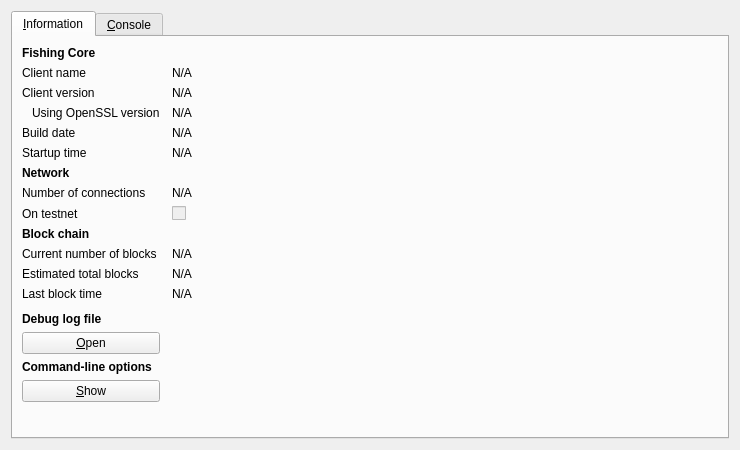
<?xml version="1.0" encoding="UTF-8"?>
<ui version="4.0">
 <class>RPCConsole</class>
 <widget class="QDialog" name="RPCConsole">
  <property name="geometry">
   <rect>
    <x>0</x>
    <y>0</y>
    <width>740</width>
    <height>450</height>
   </rect>
  </property>
  <property name="windowTitle">
   <string>Fishing - Debug window</string>
  </property>
  <layout class="QVBoxLayout" name="verticalLayout_2">
   <item>
    <widget class="QTabWidget" name="tabWidget">
     <property name="currentIndex">
      <number>0</number>
     </property>
     <widget class="QWidget" name="tab_info">
      <attribute name="title">
       <string>&amp;Information</string>
      </attribute>
      <layout class="QGridLayout" name="gridLayout" columnstretch="0,1">
       <property name="horizontalSpacing">
        <number>12</number>
       </property>
       <item row="0" column="0">
        <widget class="QLabel" name="label_9">
         <property name="font">
          <font>
           <weight>75</weight>
           <bold>true</bold>
          </font>
         </property>
         <property name="text">
          <string>Fishing Core</string>
         </property>
        </widget>
       </item>
       <item row="1" column="0">
        <widget class="QLabel" name="label_5">
         <property name="text">
          <string>Client name</string>
         </property>
        </widget>
       </item>
       <item row="1" column="1">
        <widget class="QLabel" name="clientName">
         <property name="cursor">
          <cursorShape>IBeamCursor</cursorShape>
         </property>
         <property name="text">
          <string>N/A</string>
         </property>
         <property name="textFormat">
          <enum>Qt::PlainText</enum>
         </property>
         <property name="textInteractionFlags">
          <set>Qt::LinksAccessibleByMouse|Qt::TextSelectableByKeyboard|Qt::TextSelectableByMouse</set>
         </property>
        </widget>
       </item>
       <item row="2" column="0">
        <widget class="QLabel" name="label_6">
         <property name="text">
          <string>Client version</string>
         </property>
        </widget>
       </item>
       <item row="2" column="1">
        <widget class="QLabel" name="clientVersion">
         <property name="cursor">
          <cursorShape>IBeamCursor</cursorShape>
         </property>
         <property name="text">
          <string>N/A</string>
         </property>
         <property name="textFormat">
          <enum>Qt::PlainText</enum>
         </property>
         <property name="textInteractionFlags">
          <set>Qt::LinksAccessibleByMouse|Qt::TextSelectableByKeyboard|Qt::TextSelectableByMouse</set>
         </property>
        </widget>
       </item>
       <item row="3" column="0">
        <widget class="QLabel" name="label_14">
         <property name="text">
          <string>Using OpenSSL version</string>
         </property>
         <property name="indent">
          <number>10</number>
         </property>
        </widget>
       </item>
       <item row="3" column="1">
        <widget class="QLabel" name="openSSLVersion">
         <property name="cursor">
          <cursorShape>IBeamCursor</cursorShape>
         </property>
         <property name="text">
          <string>N/A</string>
         </property>
         <property name="textFormat">
          <enum>Qt::PlainText</enum>
         </property>
         <property name="textInteractionFlags">
          <set>Qt::LinksAccessibleByMouse|Qt::TextSelectableByKeyboard|Qt::TextSelectableByMouse</set>
         </property>
        </widget>
       </item>
       <item row="4" column="0">
        <widget class="QLabel" name="label_12">
         <property name="text">
          <string>Build date</string>
         </property>
        </widget>
       </item>
       <item row="4" column="1">
        <widget class="QLabel" name="buildDate">
         <property name="cursor">
          <cursorShape>IBeamCursor</cursorShape>
         </property>
         <property name="text">
          <string>N/A</string>
         </property>
         <property name="textFormat">
          <enum>Qt::PlainText</enum>
         </property>
         <property name="textInteractionFlags">
          <set>Qt::LinksAccessibleByMouse|Qt::TextSelectableByKeyboard|Qt::TextSelectableByMouse</set>
         </property>
        </widget>
       </item>
       <item row="5" column="0">
        <widget class="QLabel" name="label_13">
         <property name="text">
          <string>Startup time</string>
         </property>
        </widget>
       </item>
       <item row="5" column="1">
        <widget class="QLabel" name="startupTime">
         <property name="cursor">
          <cursorShape>IBeamCursor</cursorShape>
         </property>
         <property name="text">
          <string>N/A</string>
         </property>
         <property name="textFormat">
          <enum>Qt::PlainText</enum>
         </property>
         <property name="textInteractionFlags">
          <set>Qt::LinksAccessibleByMouse|Qt::TextSelectableByKeyboard|Qt::TextSelectableByMouse</set>
         </property>
        </widget>
       </item>
       <item row="6" column="0">
        <widget class="QLabel" name="label_11">
         <property name="font">
          <font>
           <weight>75</weight>
           <bold>true</bold>
          </font>
         </property>
         <property name="text">
          <string>Network</string>
         </property>
        </widget>
       </item>
       <item row="7" column="0">
        <widget class="QLabel" name="label_7">
         <property name="text">
          <string>Number of connections</string>
         </property>
        </widget>
       </item>
       <item row="7" column="1">
        <widget class="QLabel" name="numberOfConnections">
         <property name="cursor">
          <cursorShape>IBeamCursor</cursorShape>
         </property>
         <property name="text">
          <string>N/A</string>
         </property>
         <property name="textFormat">
          <enum>Qt::PlainText</enum>
         </property>
         <property name="textInteractionFlags">
          <set>Qt::LinksAccessibleByMouse|Qt::TextSelectableByKeyboard|Qt::TextSelectableByMouse</set>
         </property>
        </widget>
       </item>
       <item row="8" column="0">
        <widget class="QLabel" name="label_8">
         <property name="text">
          <string>On testnet</string>
         </property>
        </widget>
       </item>
       <item row="8" column="1">
        <widget class="QCheckBox" name="isTestNet">
         <property name="enabled">
          <bool>false</bool>
         </property>
         <property name="text">
          <string/>
         </property>
        </widget>
       </item>
       <item row="9" column="0">
        <widget class="QLabel" name="label_10">
         <property name="font">
          <font>
           <weight>75</weight>
           <bold>true</bold>
          </font>
         </property>
         <property name="text">
          <string>Block chain</string>
         </property>
        </widget>
       </item>
       <item row="10" column="0">
        <widget class="QLabel" name="label_3">
         <property name="text">
          <string>Current number of blocks</string>
         </property>
        </widget>
       </item>
       <item row="10" column="1">
        <widget class="QLabel" name="numberOfBlocks">
         <property name="cursor">
          <cursorShape>IBeamCursor</cursorShape>
         </property>
         <property name="text">
          <string>N/A</string>
         </property>
         <property name="textFormat">
          <enum>Qt::PlainText</enum>
         </property>
         <property name="textInteractionFlags">
          <set>Qt::LinksAccessibleByMouse|Qt::TextSelectableByKeyboard|Qt::TextSelectableByMouse</set>
         </property>
        </widget>
       </item>
       <item row="11" column="0">
        <widget class="QLabel" name="label_4">
         <property name="text">
          <string>Estimated total blocks</string>
         </property>
        </widget>
       </item>
       <item row="11" column="1">
        <widget class="QLabel" name="totalBlocks">
         <property name="cursor">
          <cursorShape>IBeamCursor</cursorShape>
         </property>
         <property name="text">
          <string>N/A</string>
         </property>
         <property name="textFormat">
          <enum>Qt::PlainText</enum>
         </property>
         <property name="textInteractionFlags">
          <set>Qt::LinksAccessibleByMouse|Qt::TextSelectableByKeyboard|Qt::TextSelectableByMouse</set>
         </property>
        </widget>
       </item>
       <item row="12" column="0">
        <widget class="QLabel" name="label_2">
         <property name="text">
          <string>Last block time</string>
         </property>
        </widget>
       </item>
       <item row="12" column="1">
        <widget class="QLabel" name="lastBlockTime">
         <property name="cursor">
          <cursorShape>IBeamCursor</cursorShape>
         </property>
         <property name="text">
          <string>N/A</string>
         </property>
         <property name="textFormat">
          <enum>Qt::PlainText</enum>
         </property>
         <property name="textInteractionFlags">
          <set>Qt::LinksAccessibleByMouse|Qt::TextSelectableByKeyboard|Qt::TextSelectableByMouse</set>
         </property>
        </widget>
       </item>
       <item row="13" column="0">
        <spacer name="verticalSpacer_2">
         <property name="orientation">
          <enum>Qt::Vertical</enum>
         </property>
         <property name="sizeHint" stdset="0">
          <size>
           <width>20</width>
           <height>20</height>
          </size>
         </property>
        </spacer>
       </item>
       <item row="14" column="0">
        <widget class="QLabel" name="labelDebugLogfile">
         <property name="font">
          <font>
           <weight>75</weight>
           <bold>true</bold>
          </font>
         </property>
         <property name="text">
          <string>Debug log file</string>
         </property>
        </widget>
       </item>
       <item row="15" column="0">
        <widget class="QPushButton" name="openDebugLogfileButton">
         <property name="toolTip">
          <string>Open the Fishing debug log file from the current data directory. This can take a few seconds for large log files.</string>
         </property>
         <property name="text">
          <string>&amp;Open</string>
         </property>
         <property name="autoDefault">
          <bool>false</bool>
         </property>
        </widget>
       </item>
       <item row="16" column="0">
        <widget class="QLabel" name="labelCLOptions">
         <property name="font">
          <font>
           <weight>75</weight>
           <bold>true</bold>
          </font>
         </property>
         <property name="text">
          <string>Command-line options</string>
         </property>
        </widget>
       </item>
       <item row="17" column="0">
        <widget class="QPushButton" name="showCLOptionsButton">
         <property name="toolTip">
          <string>Show the Fishing-Qt help message to get a list with possible Fishing command-line options.</string>
         </property>
         <property name="text">
          <string>&amp;Show</string>
         </property>
         <property name="autoDefault">
          <bool>false</bool>
         </property>
        </widget>
       </item>
       <item row="18" column="0">
        <spacer name="verticalSpacer">
         <property name="orientation">
          <enum>Qt::Vertical</enum>
         </property>
         <property name="sizeHint" stdset="0">
          <size>
           <width>20</width>
           <height>40</height>
          </size>
         </property>
        </spacer>
       </item>
      </layout>
     </widget>
     <widget class="QWidget" name="tab_console">
      <attribute name="title">
       <string>&amp;Console</string>
      </attribute>
      <layout class="QVBoxLayout" name="verticalLayout_3">
       <property name="spacing">
        <number>3</number>
       </property>
       <item>
        <widget class="QTextEdit" name="messagesWidget">
         <property name="minimumSize">
          <size>
           <width>0</width>
           <height>100</height>
          </size>
         </property>
         <property name="readOnly">
          <bool>true</bool>
         </property>
         <property name="tabKeyNavigation" stdset="0">
          <bool>false</bool>
         </property>
         <property name="columnCount" stdset="0">
          <number>2</number>
         </property>
        </widget>
       </item>
       <item>
        <layout class="QHBoxLayout" name="horizontalLayout">
         <property name="spacing">
          <number>3</number>
         </property>
         <item>
          <widget class="QLabel" name="label">
           <property name="text">
            <string notr="true">&gt;</string>
           </property>
          </widget>
         </item>
         <item>
          <widget class="QLineEdit" name="lineEdit"/>
         </item>
         <item>
          <widget class="QPushButton" name="clearButton">
           <property name="maximumSize">
            <size>
             <width>24</width>
             <height>24</height>
            </size>
           </property>
           <property name="toolTip">
            <string>Clear console</string>
           </property>
           <property name="text">
            <string/>
           </property>
           <property name="icon">
            <iconset resource="../bitcoin.qrc">
             <normaloff>:/icons/remove</normaloff>:/icons/remove</iconset>
           </property>
           <property name="shortcut">
            <string notr="true">Ctrl+L</string>
           </property>
           <property name="autoDefault">
            <bool>false</bool>
           </property>
          </widget>
         </item>
        </layout>
       </item>
      </layout>
     </widget>
    </widget>
   </item>
  </layout>
 </widget>
 <resources>
  <include location="../bitcoin.qrc"/>
 </resources>
 <connections/>
</ui>
